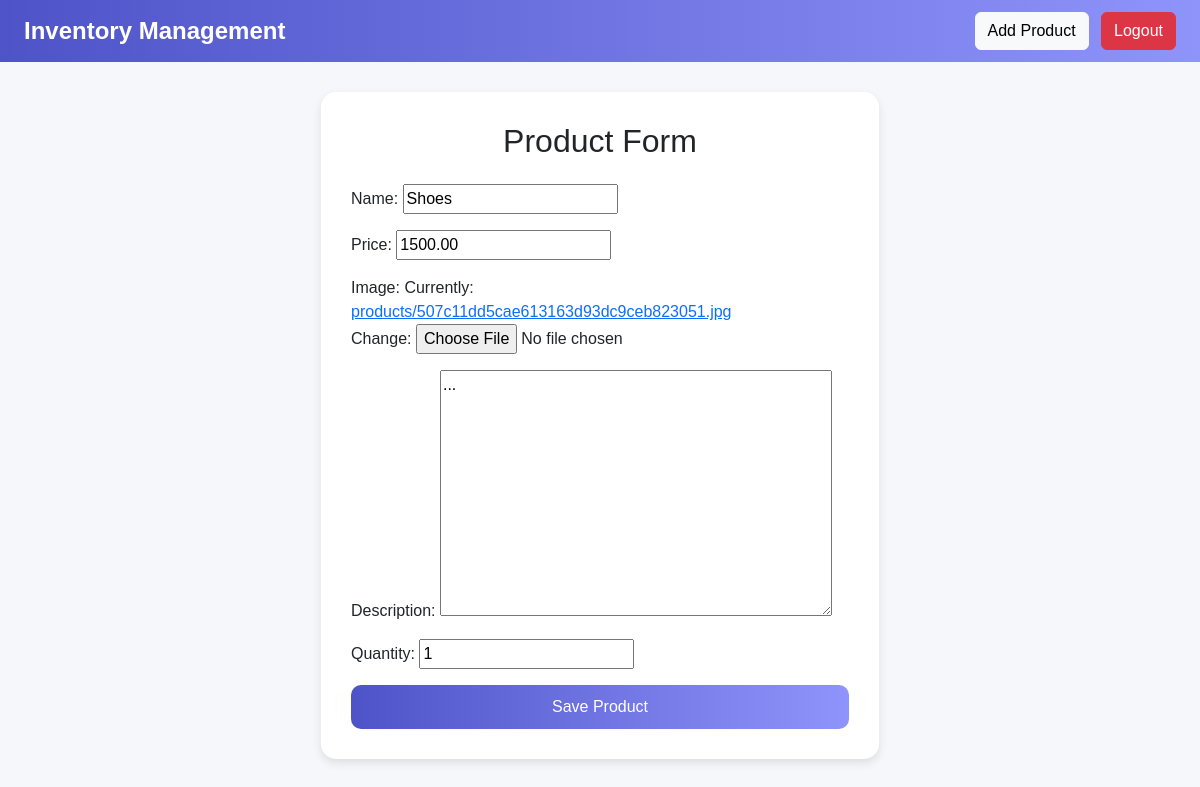
Page /edit/2/ (signed in) on the committed database.
### managementsystem/models.py (models this page shows, shortened)
class Product(models.Model):
    name = models.CharField(max_length=200)
    price = models.DecimalField(max_digits=10, decimal_places=2)
    image = models.ImageField(upload_to='products/')
    description = models.TextField()
    quantity = models.IntegerField()
    created_at = models.DateTimeField(auto_now_add=True)

### managementsystem/views.py (the view)
# urls.py: path('edit/<int:pk>/', views.edit_product, name='edit_product'),
@login_required
def edit_product(request, pk):
    product = get_object_or_404(Product, pk=pk)
    form = ProductForm(request.POST or None, request.FILES or None, instance=product)
    if form.is_valid():
        form.save()
        return redirect('product_list')
    return render(request, 'product_form.html', {'form': form})

### managementsystem/forms.py
class ProductForm(forms.ModelForm):
    class Meta:
        model = Product
        fields = '__all__'

### templates/product_form.html (shortened to what this page needs)
{% extends 'base.html' %}
{% block content %}
<div class="container-box col-md-6 mx-auto">
    <h2 class="text-center mb-4">Product Form</h2>
    <form method="POST" enctype="multipart/form-data">
        {{ form.as_p }}
        <button type="submit" class="btn btn-custom w-100">Save Product</button>
    </form>
</div>
{% endblock %}

### templates/base.html (style rules this page uses)
body { background: #f5f7fb; font-family: Arial, sans-serif; }
.btn-custom { background: linear-gradient(to right, #4e54c8, #8f94fb); color: white; border: none; padding: 10px 20px; border-radius: 10px; }
.container-box { background: white; padding: 30px; border-radius: 15px; box-shadow: 0 4px 10px rgba(0,0,0,0.1); margin-top: 30px; }

### rows in the picture
Product: name "Shoes", price "1500.00", description "...", quantity "1"
